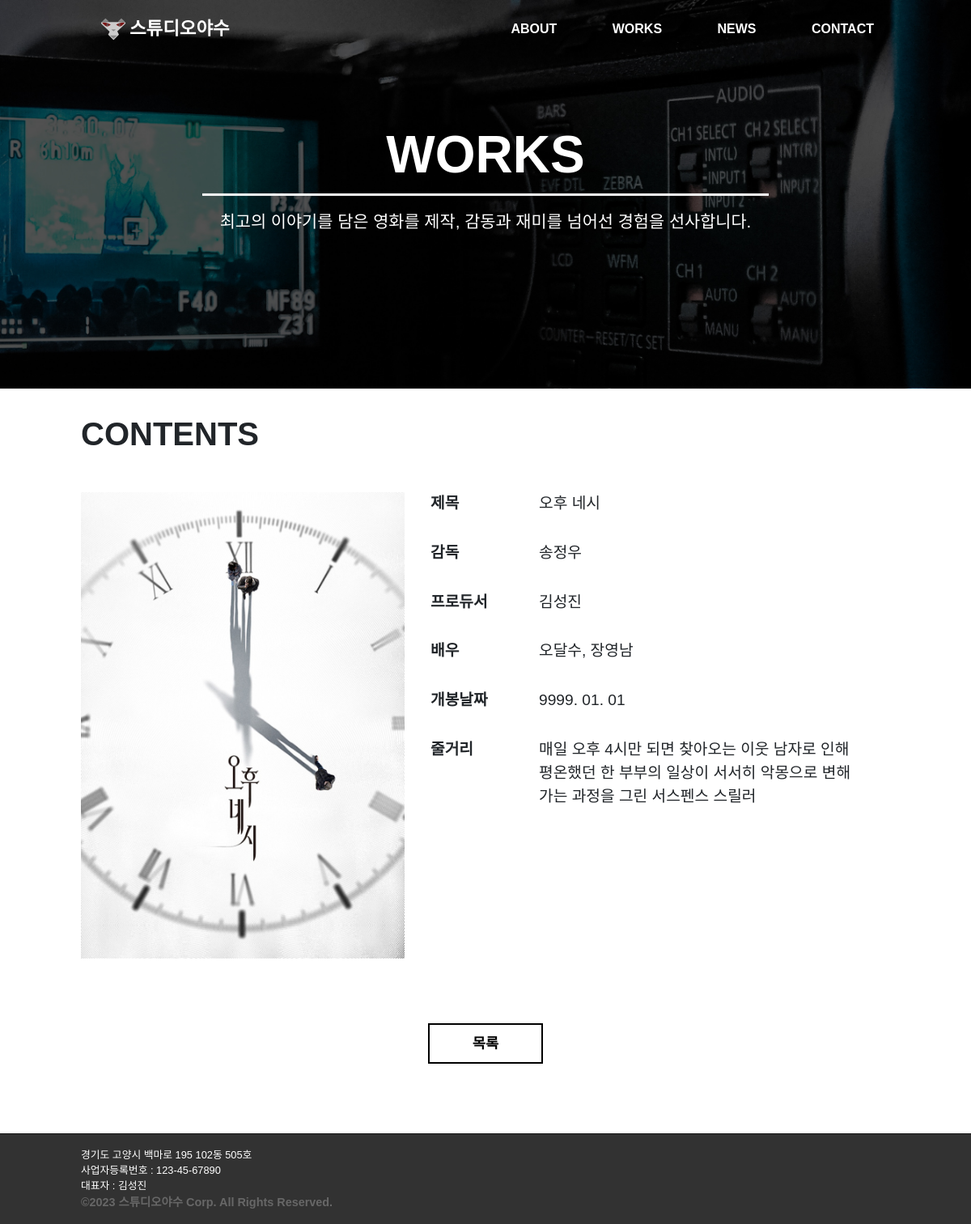
/works/12/, run on the app's committed database.
### works/models.py (models this page shows, shortened)
class Works(models.Model):
    subject = models.CharField(max_length=100)
    director = models.CharField(max_length=100)
    produce = models.CharField(max_length=100)
    actor = models.CharField(max_length=100)
    create_date = models.DateTimeField()
    content = models.CharField(max_length=130)
    photo = models.ImageField(upload_to='works/')

### works/views.py (the view)
# urls.py: path('<int:works_id>/',views.detail, name='detail'),
def detail(request, works_id):
    index = get_object_or_404(Works, pk=works_id)
    context = {'index': index}
    return render(request,'works/detail.html', context)

### templates/works/detail.html
{% extends 'base.html' %}
{% load static %}
{% block content %}
<div style="height: 100vh; min-height: 1400px;">
    <div class="image-container">
        <img src="{% static 'img/backimg-01.jpg' %}" class="side-background" alt="배경 이미지">
        <div class="img_about_main">
        <div class="img_about_one">WORKS</div>
        <div class="img_about_two">최고의 이야기를 담은 영화를 제작, 감동과 재미를 넘어선 경험을 선사합니다.</div>
        </div>
    </div>
    <div class="about_animation">
        <h2 class="works_text_one">CONTENTS</h2>
        <div class="works_detail_main">
            <img src="{{ index.photo.url }}" alt="Work Photo">
            <ul class="works_detail_ul">
                <li>
                    <span class="works_detail_li">제목</span>
                    <span class="works_detail_lx">{{index.subject}}</span>
                </li>
                <li>
                    <span class="works_detail_li">감독</span>
                    <span class="works_detail_lx">{{index.director}}</span>
                </li>
                <li>
                    <span class="works_detail_li">프로듀서</span>
                    <span class="works_detail_lx">{{index.produce}}</span>
                </li>
                <li>
                    <span class="works_detail_li">배우</span>
                    <span class="works_detail_lx">{{index.actor}}</span>
                </li>
                <li>
                    <span class="works_detail_li">개봉날짜</span>
                    <span class="works_detail_lx">{{index.create_date|date:"Y. m. d"}}</span>
                </li>
                <li>
                    <span class="works_detail_li">줄거리</span>
                    <span class="works_detail_lx">{{index.content}}</span>
                </li>
            </ul>
        </div>
        <div class="button_main"><a href="{% url 'works:works' %}" class="button_side" style="font-size: 1.1rem; padding: 10px 53px;;">목록</a></div>
    </div>
</div>
{% endblock %}

### static/css/index.css (style rules this page uses)
body { margin: 0!important; padding: 0!important; font-family: 'Noto Sans KR', sans-serif; }
.image-container { position: relative; }
@media all and (min-width:1024px) { .button_main { width: 100%; text-align: center; padding: 2rem 0; } }
@media all and (min-width:1024px) { .button_side { display: inline-block; padding: 15px 40px; color: #000; font-weight: 700; border: 2px solid #000; box-sizing: border-box; line-height: 1.5; text-decoration: none; font-size: 1.1rem; outline: none; white-space: nowrap; } }

### static/css/about.css (style rules this page uses)
@media all and (min-width:1024px) { .about_animation { animation: riseFromBottom 0.5s forwards; } }
@media all and (min-width:1024px) { .side-background { width: 100%; height: 30rem; object-fit: cover; object-position: center; } }
@media all and (min-width:1024px) { .img_about_main { position: absolute; text-align: center; top: 45%; left: 50%; transform: translate(-50%, -50%); } }
@media all and (min-width:1024px) { .img_about_one { text-align: center; align-items: center; color: white; margin: 0 auto; font-size: 4rem; font-weight: 600; border-bottom: 3px solid white; width: 700px; } }
@media all and (min-width:1024px) { .img_about_two { text-align: center; color: white; font-size: 1.3rem; padding-top: 1rem; width: 1000px; } }

### static/css/works.css (style rules this page uses)
.works_text_one { font-size: 2.5rem; font-weight: 700; width: 1000px; margin: 2rem auto 0 auto; }
.works_detail_main { display: flex; flex-wrap: nowrap; justify-content: center; width: 1000px; margin: 3rem auto; }
.works_detail_main img { display: flex; flex-wrap: wrap; justify-content: center; width: 400px; }
.works_detail_ul { list-style: none; width: 600px; padding: 0rem 2rem; }
.works_detail_ul li { display: flex; align-items: flex-start; }
.works_detail_li, .works_detail_lx { font-size: 1.2rem; display: inline-block; margin-bottom: 2rem; }
.works_detail_li { width: 150px; align-items: start; font-weight: 600; }
.works_detail_lx { width: 450px; }

### data on the page
Works: photo (picture), subject "오후 네시", director "송정우", produce "김성진", actor "오달수, 장영남", create_date "9999. 01. 01", content "매일 오후 4시만 되면 찾아오는 이웃 남자로 인해 평온했던 한 부부의 일상이 서서히 악몽으로 변해가는 과정을 그린 서스펜스 스릴러"
